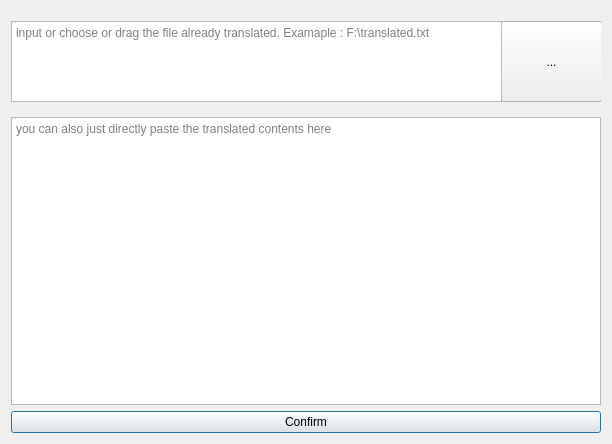
<?xml version="1.0" encoding="UTF-8"?>
<ui version="4.0">
 <class>TranslatedDialog</class>
 <widget class="QDialog" name="TranslatedDialog">
  <property name="geometry">
   <rect>
    <x>0</x>
    <y>0</y>
    <width>612</width>
    <height>444</height>
   </rect>
  </property>
  <property name="windowTitle">
   <string>Translate with translated contents</string>
  </property>
  <layout class="QGridLayout" name="gridLayout">
   <item row="1" column="0">
    <widget class="QPlainTextEdit" name="plainTextEdit">
     <property name="minimumSize">
      <size>
       <width>580</width>
       <height>250</height>
      </size>
     </property>
     <property name="placeholderText">
      <string>you can also just directly paste the translated contents here</string>
     </property>
    </widget>
   </item>
   <item row="2" column="0">
    <widget class="QPushButton" name="confirmButton">
     <property name="text">
      <string>Confirm</string>
     </property>
    </widget>
   </item>
   <item row="0" column="0">
    <widget class="QWidget" name="widget" native="true">
     <property name="minimumSize">
      <size>
       <width>580</width>
       <height>100</height>
      </size>
     </property>
     <widget class="QPushButton" name="selectFileBtn">
      <property name="geometry">
       <rect>
        <x>490</x>
        <y>10</y>
        <width>101</width>
        <height>81</height>
       </rect>
      </property>
      <property name="text">
       <string notr="true">...</string>
      </property>
     </widget>
     <widget class="QTextEdit" name="selectFileText">
      <property name="geometry">
       <rect>
        <x>0</x>
        <y>10</y>
        <width>491</width>
        <height>81</height>
       </rect>
      </property>
      <property name="toolTip">
       <string/>
      </property>
      <property name="placeholderText">
       <string>input or choose or drag the file already translated. Examaple : F:\translated.txt</string>
      </property>
     </widget>
    </widget>
   </item>
  </layout>
 </widget>
 <resources/>
 <connections/>
</ui>
